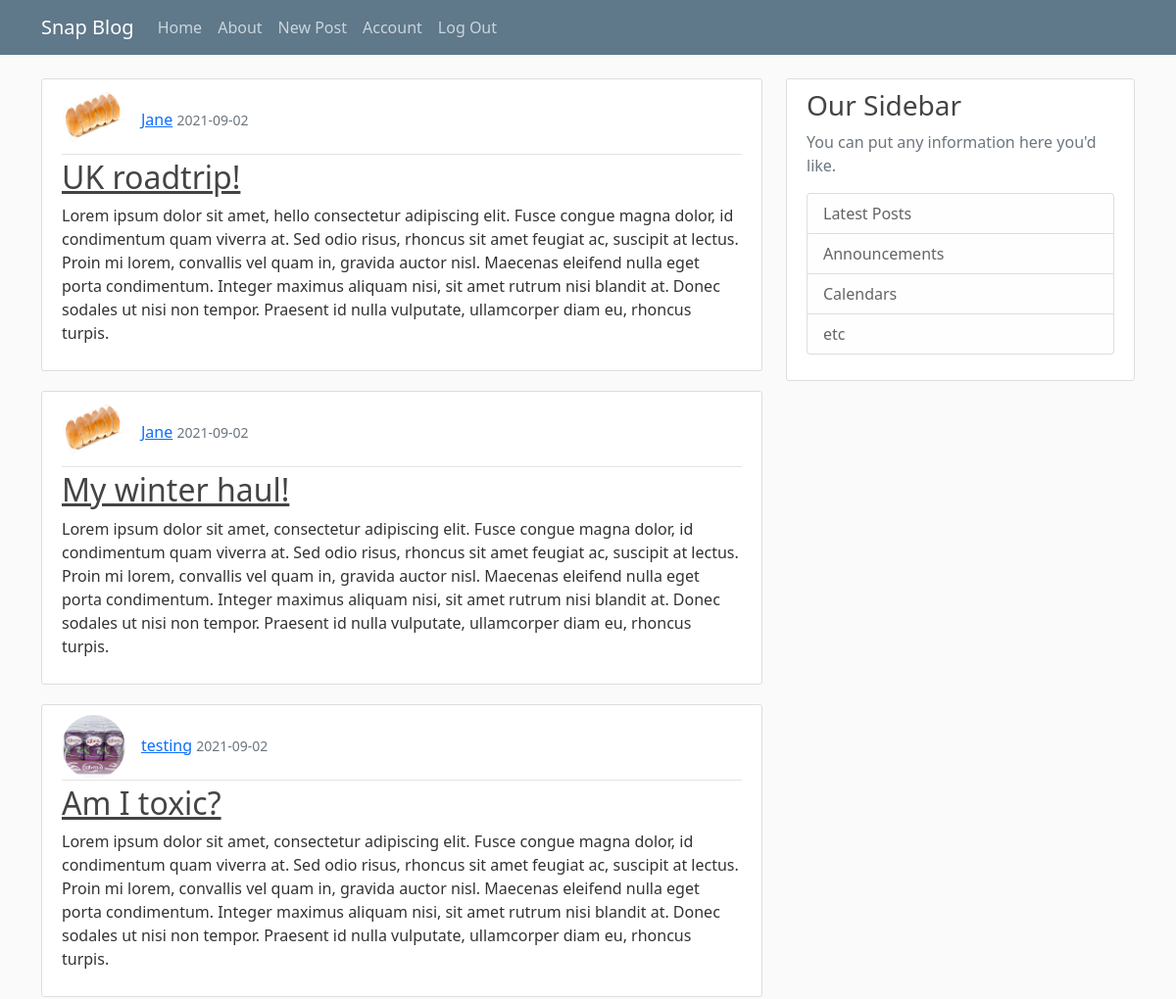
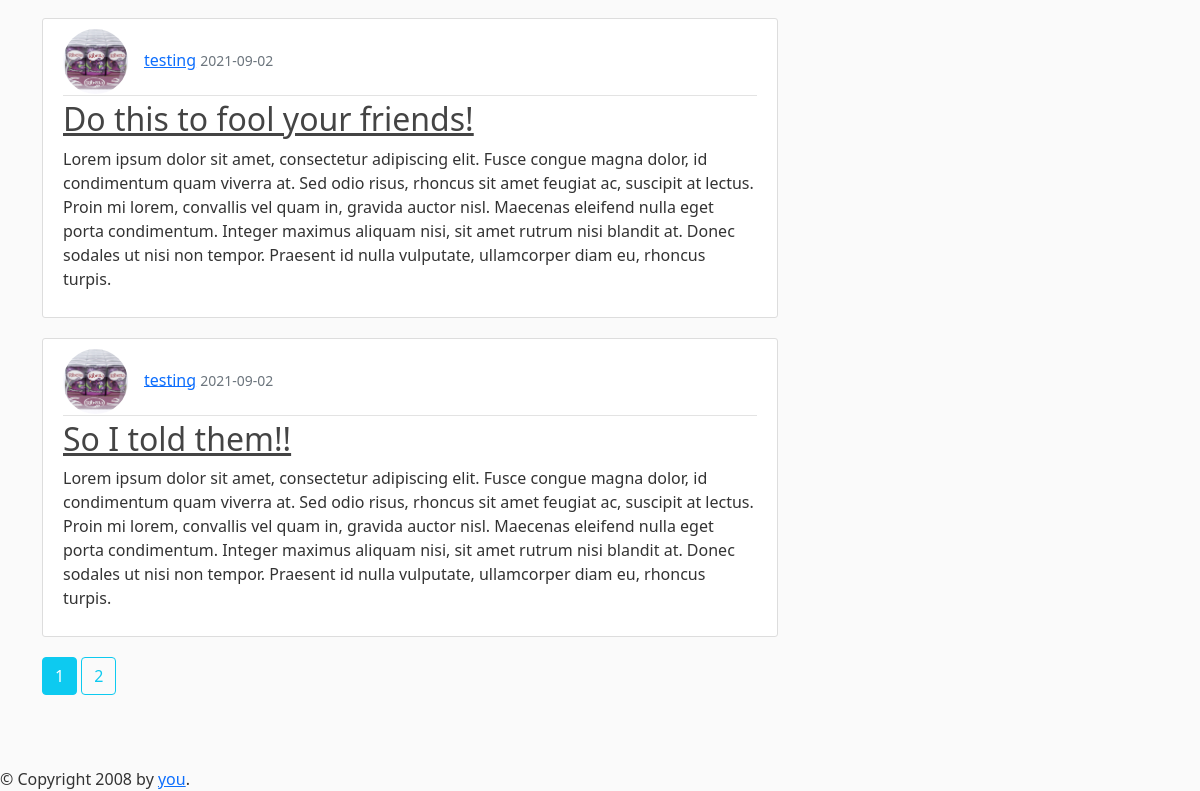
/home (signed in), run on the app's committed database (2 pictures, top to bottom).
### snapApp/models.py (models this page shows, shortened)
class Post(db.Model):
    id = db.Column(db.Integer, primary_key=True)
    title = db.Column(db.String(100), nullable=False)
    date_posted = db.Column(db.DateTime, nullable=False, default=datetime.utcnow)
    content = db.Column(db.Text, nullable=False)
    user_id = db.Column(db.Integer, db.ForeignKey('user.id'), nullable=False)

class User(db.Model, UserMixin):
    id = db.Column(db.Integer, primary_key=True)
    username = db.Column(db.String(20), unique=True, nullable=False)
    email = db.Column(db.String(120), unique=True, nullable=False)
    image_file = db.Column(db.String(20), nullable=False, default='default.jpg')
    password = db.Column(db.String(60), nullable=False)
    posts = db.relationship('Post', backref='author', lazy=True)

### snapApp/main/routes.py (the view)
@main.route("/")
@main.route("/home")
def home():
    page = request.args.get('page', 1, type=int)
    posts = Post.query.order_by(Post.date_posted.desc()).paginate(page=page,  per_page=5)
    return render_template('home.html', posts=posts)

### snapApp/models.py (called while the page is built)
@login_manager.user_loader
def load_user(user_id):
    return User.query.get(int(user_id))

### snapApp/templates/home.html (shortened to what this page needs)
{% extends "base.html" %}
{% block content %}
    {% for post in posts.items %}
        <article class="media content-section">
          <div class="media-body">
            <div class="article-metadata">
              <img class="rounded-circle article-img" src="{{ url_for('static', filename='img/' + post.author.image_file ) }}"><a class="mr-2" href="#">{{ post.author.username }}</a>
              <small class="text-muted">{{ post.date_posted.strftime('%Y-%m-%d') }}</small>
            </div>
            <h2><a class="article-title" href="{{ url_for('post', post_id=post.id) }}">{{ post.title }}</a></h2>
            <p class="article-content">{{ post.content }}</p>
          </div>
        </article>
    {% endfor %}
    {% for page_num in posts.iter_pages(left_edge=1, right_edge=1, left_current=1, right_current=2) %}
      {% if page_num %}
        {% if posts.page == page_num %}
          <a class="btn btn-info mb-4 text-white" href="{{ url_for('home', page=page_num) }}">{{ page_num }}</a>
        {% else %}
         <a class="btn btn-outline-info mb-4" href="{{ url_for('home', page=page_num) }}">{{ page_num }}</a>
        {% endif %}
      {% else %}
      ...
      {% endif %}
    {% endfor %}
{% endblock content %}

### snapApp/static/main.css (style rules this page uses)
body { background: #fafafa; color: #333333; margin-top: 5rem; }
h1, h2, h3, h4, h5, h6 { color: #444444; }
.content-section { background: #ffffff; padding: 10px 20px; border: 1px solid #dddddd; border-radius: 3px; margin-bottom: 20px; }
.article-title { color: #444444; }
.article-content { white-space: pre-line; }
.article-img { height: 65px; width: 65px; margin-right: 16px; }
.article-metadata { padding-bottom: 1px; margin-bottom: 4px; border-bottom: 1px solid #e3e3e3 }

### data on the page
Post: image_file (picture), author.username "Jane", date_posted "2021-09-02", title "UK roadtrip!", content "Lorem ipsum dolor sit amet, hello consectetur adipiscing elit. Fusce congue magna dolor, id condimentum quam viverra at. Sed odio risus, rhoncus sit amet feugiat ac, suscipit at lectus. Proin mi lorem, convallis vel quam in, gravida auctor nisl. Maecenas eleifend nulla eget porta condimentum. Integer maximus aliquam nisi, sit amet rutrum nisi blandit at. Donec sodales ut nisi non tempor. Praesent id nulla vulputate, ullamcorper diam eu, rhoncus turpis."
Post: image_file (picture), author.username "Jane", date_posted "2021-09-02", title "My winter haul!", content "Lorem ipsum dolor sit amet, consectetur adipiscing elit. Fusce congue magna dolor, id condimentum quam viverra at. Sed odio risus, rhoncus sit amet feugiat ac, suscipit at lectus. Proin mi lorem, convallis vel quam in, gravida auctor nisl. Maecenas eleifend nulla eget porta condimentum. Integer maximus aliquam nisi, sit amet rutrum nisi blandit at. Donec sodales ut nisi non tempor. Praesent id nulla vulputate, ullamcorper diam eu, rhoncus turpis."
Post: image_file (picture), author.username "testing", date_posted "2021-09-02", title "Am I toxic?", content "Lorem ipsum dolor sit amet, consectetur adipiscing elit. Fusce congue magna dolor, id condimentum quam viverra at. Sed odio risus, rhoncus sit amet feugiat ac, suscipit at lectus. Proin mi lorem, convallis vel quam in, gravida auctor nisl. Maecenas eleifend nulla eget porta condimentum. Integer maximus aliquam nisi, sit amet rutrum nisi blandit at. Donec sodales ut nisi non tempor. Praesent id nulla vulputate, ullamcorper diam eu, rhoncus turpis."
Post: image_file (picture), author.username "testing", date_posted "2021-09-02", title "Do this to fool your friends!", content "Lorem ipsum dolor sit amet, consectetur adipiscing elit. Fusce congue magna dolor, id condimentum quam viverra at. Sed odio risus, rhoncus sit amet feugiat ac, suscipit at lectus. Proin mi lorem, convallis vel quam in, gravida auctor nisl. Maecenas eleifend nulla eget porta condimentum. Integer maximus aliquam nisi, sit amet rutrum nisi blandit at. Donec sodales ut nisi non tempor. Praesent id nulla vulputate, ullamcorper diam eu, rhoncus turpis."
Post: image_file (picture), author.username "testing", date_posted "2021-09-02", title "So I told them!!", content "Lorem ipsum dolor sit amet, consectetur adipiscing elit. Fusce congue magna dolor, id condimentum quam viverra at. Sed odio risus, rhoncus sit amet feugiat ac, suscipit at lectus. Proin mi lorem, convallis vel quam in, gravida auctor nisl. Maecenas eleifend nulla eget porta condimentum. Integer maximus aliquam nisi, sit amet rutrum nisi blandit at. Donec sodales ut nisi non tempor. Praesent id nulla vulputate, ullamcorper diam eu, rhoncus turpis."

### other printed values
{{ page_num }} "1"
{{ page_num }} "2"
